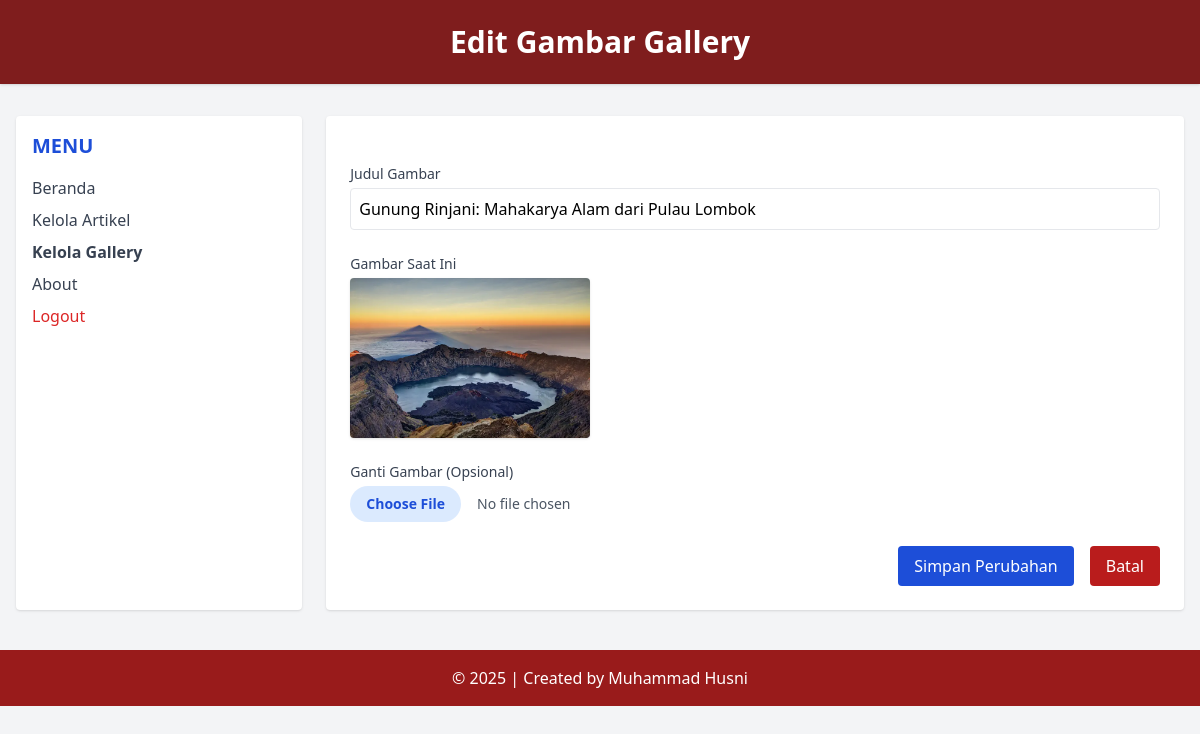
The page /admin/edit_gallery.php?id_gallery=1 (signed in) on the database its author committed.
### tables this page shows
CREATE TABLE `tbl_gallery` (
  `id_gallery` int(5) NOT NULL,
  `judul` text NOT NULL,
  `foto` text NOT NULL
);

### admin/edit_gallery.php (the view, shortened to what this page needs)
<?php
include('../koneksi.php');
$id = $_GET['id_gallery'];
$sql = "SELECT * FROM tbl_gallery WHERE id_gallery = '$id'";
$query = mysqli_query($db, $sql);
$data = mysqli_fetch_array($query);
?>
<!DOCTYPE html>
<html lang="in">
<head>
    <script src="https://cdn.tailwindcss.com"></script>
</head>
<body class="bg-gray-100 min-h-screen">
    <header class="bg-red-900 text-white text-center py-6 shadow">
        <h1 class="text-3xl font-bold">Edit Gambar Gallery</h1>
    </header>
    <div class="flex max-w-7xl mx-auto mt-8 px-4">
        <aside class="w-1/4 bg-white rounded shadow p-4">
            <h2 class="text-xl font-semibold text-blue-700 mb-4 textcenter">MENU</h2>
            <ul class="space-y-2 text-gray-700">
                <li><a href="beranda_admin.php" class="block hover:text-blue600">Beranda</a></li>
                <li><a href="data_artikel.php" class="block hover:text-blue600">Kelola Artikel</a></li>
                <li><a href="data_gallery.php" class="block font-semibold text-blue800">Kelola Gallery</a></li>
                <li><a href="about.php" class="block hover:text-blue600">About</a></li>
                <li>
                    <a href="logout.php" onclick="return confirm('Apakah anda yakin ingin keluar?');" class="block text-red-600 hover:underline fontmedium">Logout</a>
                </li>
            </ul>
        </aside>
        <main class="w-3/4 bg-white rounded shadow p-6 ml-6">
            <form action="proses_edit_gallery.php" method="post" enctype="multipart/form-data" class="space-y-6">
                <div>
                    <label for="judul" class="block text-sm font-medium text-gray-700 mb-1">Judul Gambar</label>
                    <input type="text" id="judul" name="judul" required
                        value="<?php echo htmlspecialchars($data['judul']); ?>" class="w-full p-2 border rounded focus:outline-none focus:ring focus:border-blue-500">
                </div>
                <div>
                    <label class="block text-sm font-medium text-gray-700 mb-1">Gambar
                        Saat Ini</label>
                    <img src="../images/<?php echo $data['foto']; ?>" class="h-40 rounded shadow mb-3" alt="Foto Lama">
                </div>
                <div>
                    <label for="foto" class="block text-sm font-medium text-gray-700 mb-1">Ganti Gambar (Opsional)</label>
                    <input type="file" id="foto" name="foto" accept="image/*" class="block w-full text-sm text-gray-600 file:mr-4 file:py-2 file:px-4 file:rounded-full file:border-0 file:text-sm file:font-semibold file:bg-blue-100 file:text-blue-700 hover:file:bg-blue-200">
                </div>
                <div class="flex justify-end space-x-4">
                    <button type="submit" class="bg-blue-700 text-white px-4 py-2 rounded hover:bg-blue-800 transition">Simpan Perubahan</button>
                    <a href="data_gallery.php" class="bg-red-700 text-white px-4 py-2 rounded hover:bg-red-800 transition">Batal</a>
                </div>
            </form>
        </main>
    </div>
    <footer class="bg-red-800 text-white text-center py-4 mt-10">
        &copy; <?php echo date('Y'); ?> | Created by Muhammad Husni
    </footer>
</body>
</html>

### rows shown on the page
tbl_gallery: judul "Gunung Rinjani: Mahakarya Alam dari Pulau Lombok", foto (picture)
